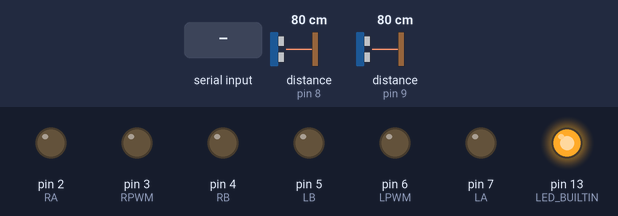
Bench run of a sketch on a simulated Arduino Uno, built with avr-gcc and run on an emulated ATmega328P. Shown: output pins drawn as LEDs (lit = HIGH). Wiring (inferred from the names in the program): 2 × ultrasonic range finder: trigger pin 8, echo pin 8 / trigger pin 9, echo pin 9. Inputs (shaded band) come from the test bench; at power-on: distance to the obstacle (sensors on pin 8, pin 9) 80 cm. The echo pulse lasts 58.3 µs per cm; what the sketch prints to the serial monitor is not drawn.

Above: at 1.2 s.
1.3 s: "R" received over Serial
At 2.3 s:
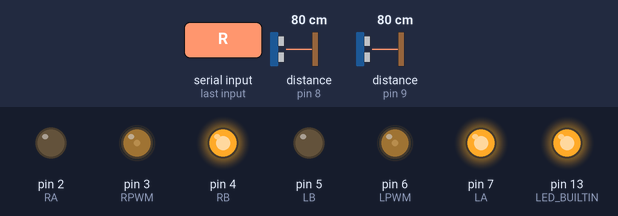
2.9 s: "L" received over Serial
At 3.6 s:
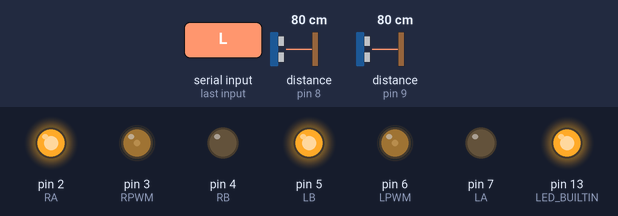
4.5 s: "W" received over Serial
At 5.8 s:
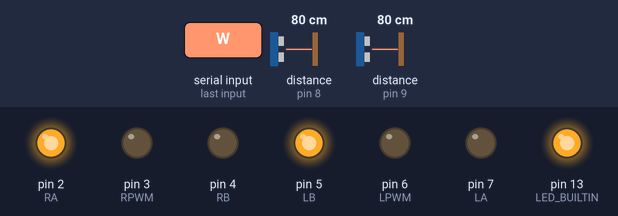
6.1 s: "S" received over Serial
At 7.2 s:
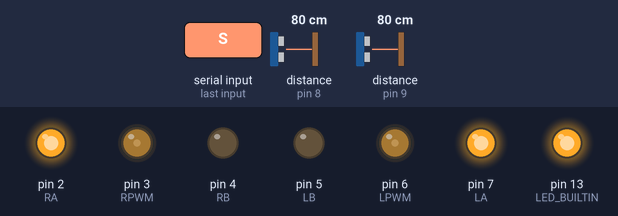
Timing chart, 0 to 8.7 s (numbered marks = the images above; inputs shaded):
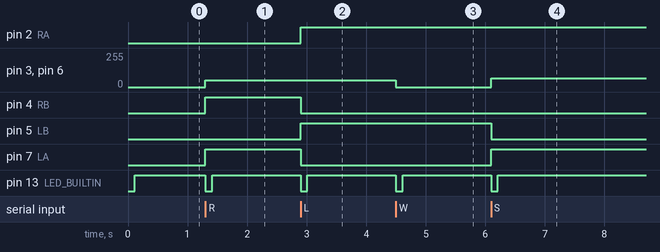

Measured:
- after the input at 1.3 s, pin 3 (RPWM), pin 6 (LPWM): 0/255 → 50/255 at once; pin 4 (RB), pin 7 (LA): LOW → HIGH at once; pin 13 (LED_BUILTIN): HIGH → LOW at once, → HIGH 0.11 s later
- after the input at 2.9 s, pin 2 (RA), pin 5 (LB): LOW → HIGH at once; pin 4 (RB), pin 7 (LA): HIGH → LOW at once; pin 13 (LED_BUILTIN): HIGH → LOW at once, → HIGH 0.11 s later
- after the input at 4.5 s, pin 3 (RPWM), pin 6 (LPWM): 50/255 → 0/255 at once; pin 13 (LED_BUILTIN): HIGH → LOW at once, → HIGH 0.11 s later
- after the input at 6.1 s, pin 3 (RPWM), pin 6 (LPWM): 0/255 → 64/255 at once; pin 5 (LB): HIGH → LOW at once; pin 7 (LA): LOW → HIGH at once; pin 13 (LED_BUILTIN): HIGH → LOW at once, → HIGH 0.11 s later

The sketch:

ardCode.ini.ino
```cpp
int ultraSoundSignalPins[] = {8,9}; // Front Left,Front, Front Right, Rear Ultrasound signal pins
char *pingString[] = {"Front Left ", "Front Right "}; // just something to print to indicate direction

#define LA 7
#define LB 5
#define LPWM 6

#define RA 2
#define RB 4
#define RPWM 3


void setup() {
  Serial.begin(9600);
  pinMode(LA, OUTPUT);
  pinMode(LB, OUTPUT);
  pinMode(LPWM, OUTPUT);
  pinMode(RA, OUTPUT);
  pinMode(RB, OUTPUT);
  pinMode(RPWM, OUTPUT);
  pinMode(LED_BUILTIN, OUTPUT);

}
unsigned long ping(int index)
{
 unsigned long echo;

 pinMode(ultraSoundSignalPins[index], OUTPUT); // Switch signalpin to output
 digitalWrite(ultraSoundSignalPins[index], LOW); // Send low pulse
 delayMicroseconds(2); // Wait for 2 microseconds
 digitalWrite(ultraSoundSignalPins[index], HIGH); // Send high pulse
 delayMicroseconds(5); // Wait for 5 microseconds
 digitalWrite(ultraSoundSignalPins[index], LOW); // Holdoff
 pinMode(ultraSoundSignalPins[index], INPUT); // Switch signalpin to input
 digitalWrite(ultraSoundSignalPins[index], HIGH); // Turn on pullup resistor
 echo = pulseIn(ultraSoundSignalPins[index], HIGH); //Listen for echo
 return (echo / 58.138) * .39; //convert to CM then to inches
}

void loop()
{
 unsigned long leftMeas=0;
 unsigned long rightMeas=0;
 unsigned long ultrasoundValue;
 char str[2];
 byte inByte;
 for(int i=0; i < 2; i++){
 ultrasoundValue = ping(i);
   if(i==0){
   leftMeas=ultrasoundValue;
   }
   else if(i==1) {
   rightMeas=ultrasoundValue;
   }
   //Serial.print(pingString[i]);
   //Serial.print(ultrasoundValue);
   //Serial.print("cm, ");
   delay(50);
 }
   //Serial.println();
   while (!Serial.available()) {
    digitalWrite(LED_BUILTIN, HIGH);
    }
   if(Serial.available() >0) {
        digitalWrite(LED_BUILTIN, LOW);
        char data=Serial.read();
        str[0]=data;
        str[1]='\0';
        Serial.print(str);
        if(str[0]=='R'){
               //Serial.print("L");
               //Previously turn on axis
               digitalWrite(LA,HIGH) ;
                digitalWrite(LB,LOW) ;
                analogWrite(LPWM,50) ;
                 digitalWrite(RA,LOW) ;
               digitalWrite(RB,HIGH) ;
               analogWrite(RPWM,50) ;
               /*digitalWrite(LA,HIGH) ;
                digitalWrite(LB,LOW) ;
                analogWrite(LPWM,50) ;
                digitalWrite(RA,HIGH) ;
               digitalWrite(RB,LOW) ;
               analogWrite(RPWM,30);*/
          }
          else if (str[0]=='L'){
                  //  Serial.print("R");
               digitalWrite(LA,LOW) ;
                digitalWrite(LB,HIGH) ;
                analogWrite(LPWM,50) ;
                 digitalWrite(RA,HIGH) ;
               digitalWrite(RB,LOW) ;
               analogWrite(RPWM,50) ;
          }
          else if (str[0]=='W'){
//                    Serial.print("W");

               digitalWrite(LA,LOW) ;
                digitalWrite(LB,HIGH) ;
                analogWrite(LPWM,0) ;
                 digitalWrite(RA,HIGH) ;
               digitalWrite(RB,LOW) ;
               analogWrite(RPWM,0) ;
          }
          else if (str[0]=='S'){
              //      Serial.print("S");

               digitalWrite(LA,HIGH) ;
                digitalWrite(LB,LOW) ;
                analogWrite(LPWM,64) ;
                 digitalWrite(RA,HIGH) ;
               digitalWrite(RB,LOW) ;
               analogWrite(RPWM,64) ;
          }
          else if (str[0]=='F'){
              //      Serial.print("F");

                if (leftMeas<20 || rightMeas<20)  {
                digitalWrite(LA,HIGH) ;
                  digitalWrite(LB,LOW) ;
                  analogWrite(LPWM,64) ;
                  digitalWrite(RA,LOW) ;
                  digitalWrite(RB,HIGH) ;
                  analogWrite(RPWM,64) ;
                 }
                 else {
                  digitalWrite(LA, HIGH) ;
                  digitalWrite(LB,LOW) ;
                  analogWrite(LPWM,64) ;
                  digitalWrite(RA,HIGH) ;
                  digitalWrite(RB,LOW) ;
                  analogWrite(RPWM,50) ;
                 }
        }
        else{
                  digitalWrite(LA,HIGH) ;
                  digitalWrite(LB,LOW) ;
                  analogWrite(LPWM,0) ;
                  digitalWrite(RA,LOW) ;
                  digitalWrite(RB,HIGH) ;
                  analogWrite(RPWM,0) ;
                 }
   }
}
```
